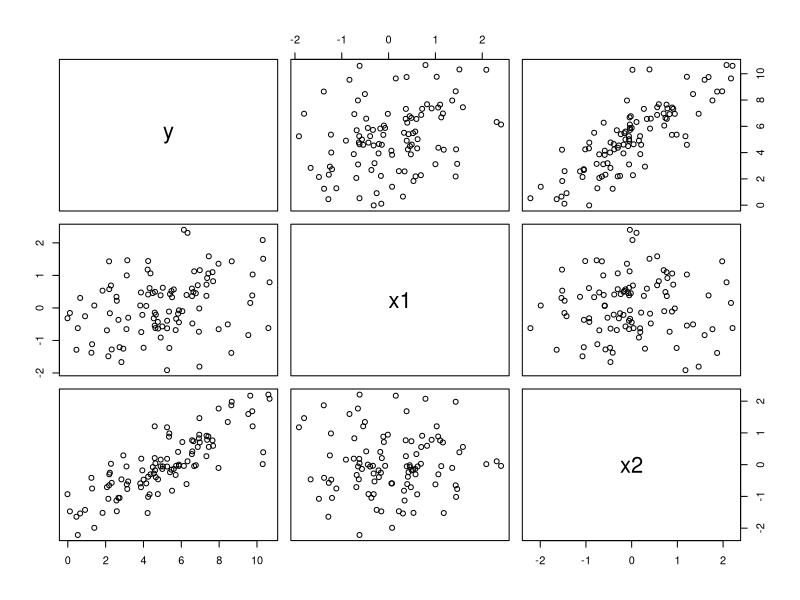

Generate this figure with R:

#################R code for example 3.1 #################################
#Syntetic data: 100 observation and 2 regressors with Gradient descendent method
rm(list=ls())
library(mvtnorm)
set.seed(1)
X =  cbind(1,rmvnorm(100,c(0,0),diag(2)))
betav = c(5,1,2.1)
y = X%*%betav+rnorm(100,0,1.2)
dat = data.frame(y=y,x1 = X[,2],x2=X[,3])
plot(dat)

alpha = 1e-2
tol      = 1e-8 
p =  2
betav_0 =  c(mean(y),rep(0,p))
tol.e = 1
Iter = 0
tX =  t(X)
while(tol<tol.e)
{
  Iter =  Iter + 1
  e = y-X%*%betav_0
  betav_t = betav_0 + alpha*tX%*%e
  tol.e = max(abs(betav_t-betav_0))
  betav_0 =  betav_t
}
betav_t
tol.e
Iter
